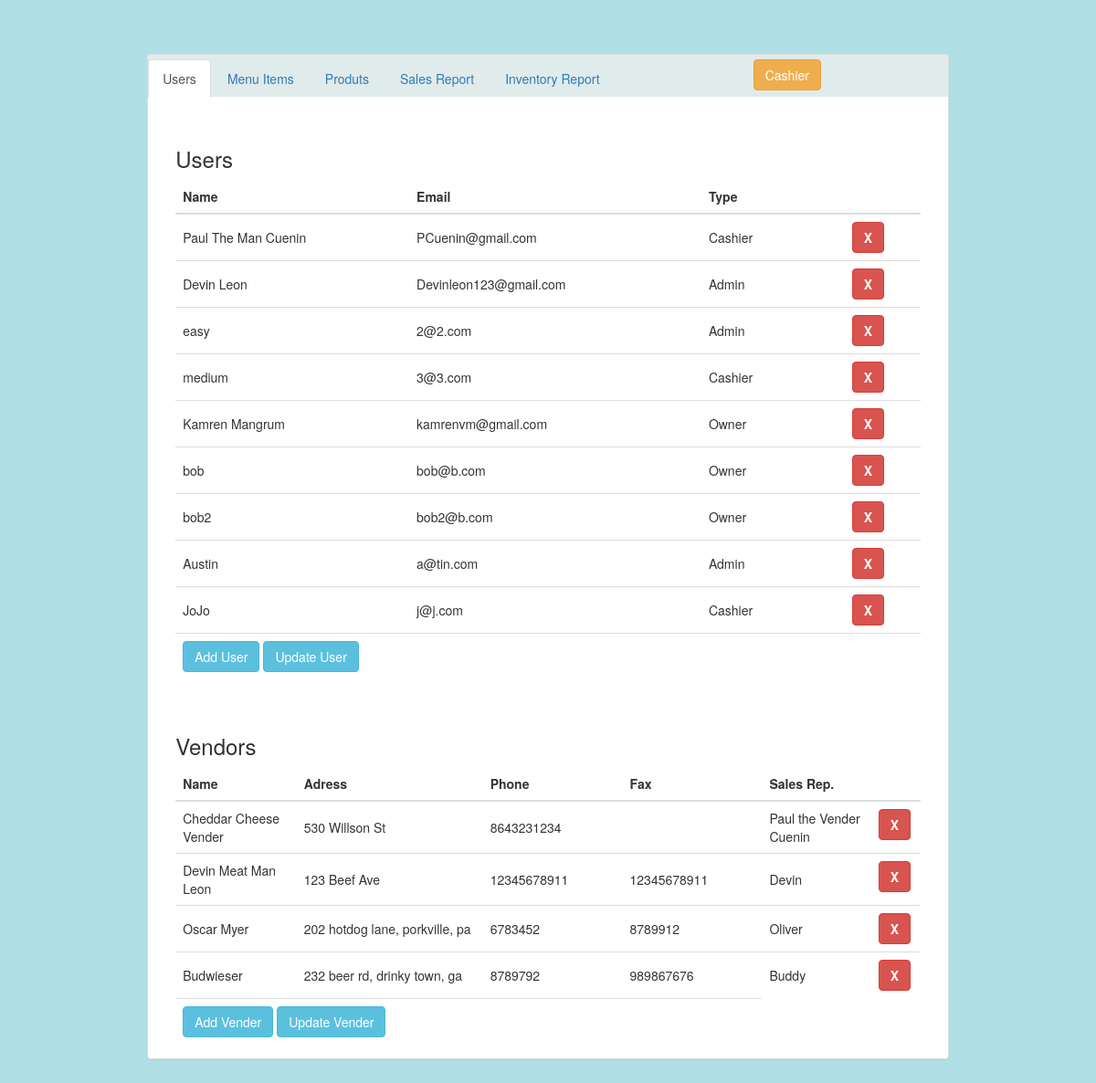
Screenshot of /admin.php (signed in) with the database file from the repository.
### tables this page shows
CREATE TABLE IF NOT EXISTS `users` (
  `name` varchar(30) NOT NULL,
  `userID` int(8) NOT NULL,
  `email` varchar(30) NOT NULL,
  `password` varchar(30) NOT NULL,
  `privilege` enum('Cashier','Admin','Owner') NOT NULL DEFAULT 'Cashier'
);

CREATE TABLE IF NOT EXISTS `vendors` (
  `nameVendor` varchar(30) NOT NULL,
  `venderID` int(8) NOT NULL,
  `address` varchar(144) NOT NULL,
  `phone` varchar(20) NOT NULL,
  `email` varchar(30) NOT NULL,
  `fax` varchar(20) NOT NULL,
  `salesRep` varchar(30) NOT NULL,
  `customerID` varchar(30) NOT NULL
);

### admin.php (the view, shortened to what this page needs)
<!DOCTYPE html>
<html lang="en">
<head>
	<link rel="stylesheet" href="https://maxcdn.bootstrapcdn.com/bootstrap/3.3.7/css/bootstrap.min.css">
</head>
<body style="background-color:powderblue;">
	<div class="container" style="width: 100%">
		<div class="panel panel-default" style="width: 75%; max-width: 1000px; min-width: 750px; margin: auto; margin-top: 5%; margin-bottom: 5%">
			<ul id="mainTabs" class="nav nav-tabs" style="border: none; background-color: #e0ebeb; padding-top: 5px">
				<li class="active"><a data-toggle="tab" href="#users">Users</a></li>
				<li><a data-toggle="tab" href="#menu">Menu Items</a></li>
				<li><a data-toggle="tab" href="#products">Produts</a></li>
				<li><a data-toggle="tab" href="#salesReport">Sales Report</a></li>
				<li><a data-toggle="tab" href="#inventoryReport">Inventory Report</a></li>
				<li><button type="button" onclick="location.href='http://blowfish.store/cashier.php';" class="btn btn-warning btn-md" style="margin-left: 150px">Cashier</button></li>
			</ul>
			<div class="panel-body" style="margin: none">
				<div class="tab-content">
					<div id="users" class="tab-pane fade in active">
						<div class="col-sm-12"><br /></div>
						<div class="col-sm-12">
							<table class="table table-hover" style="margin: auto">
								<thead>
									<h3>Users</h3>
									<tr>
										<th width="160px">Name</th>
										<th width="200px">Email</th>
										<th width="100 px">Type</th>
										<th width="50px"></th>
									</tr>
								</thead>
								<tbody>
								<?php
								$query =  "SELECT * FROM users";
								$result = mysqli_query($conn,$query);
								?>
								<?php
								while($row = mysqli_fetch_array($result)){
									?>
									<tr>
										<td style="vertical-align: middle"><?php echo $row["name"];?></td>
										<td style="vertical-align: middle"><?php echo $row["email"];?></td>
										<td style="vertical-align: middle"><?php echo $row["privilege"];?></td>
										<td style="padding-left: 5px">
											<button type="submit" class="btn btn-danger" id="deleteUserB1" data-toggle="modal" data-target="#deleteUserPop" data-backdrop="static" value="<?php echo $row["userID"];?>"><b> X </b></button>
										</td>
									</tr>
									<?php } ?>
								<tr>
									<td colspan="2" style="background-color: white">
										<button type="submit" class="btn btn-info" id="addUserB" data-toggle="modal" data-target="#addUserPop" data-backdrop="static"> Add User </button>
										<button type="submit" class="btn btn-info" id="updateUserB" data-toggle="modal" data-target="#updateUserPop" data-backdrop="static"> Update User </button>
									</td>
									<td style="background-color: white"></td>
									<td style="background-color: white"></td>
								</tr>
							</tbody>
						</table>
					</div>
					<div class="col-sm-12"><br /></div>
					<div class="col-sm-12"><br /></div>
					<div class="col-sm-12">
						<table class="table table-hover" style="margin: auto">
							<thead>
								<h3>Vendors</h3>
								<tr>
									<th width="130px">Name</th>
									<th width="200px">Adress</th>
									<th width="150 px">Phone</th>
									<th width="150 px">Fax</th>
									<th width="120 px">Sales Rep.</th>
									<th width="50px"></th>
								</tr>
							</thead>
							<tbody>
								<?php
								$query =  "SELECT * FROM vendors";
								$result = mysqli_query($conn,$query);
								?>
								<?php
								while($row = mysqli_fetch_array($result)){
									?>
									<tr>
										<td style="vertical-align: middle"><?php echo $row["nameVendor"];?></td>
										<td style="vertical-align: middle"><?php echo $row["address"];?></td>
										<td style="vertical-align: middle"><?php echo $row["phone"];?></td>
										<td style="vertical-align: middle"><?php echo $row["fax"];?></td>
										<td style="vertical-align: middle"><?php echo $row["salesRep"];?></td>
										<td style="padding-left: 5px">
											<button type="submit" class="btn btn-danger" id="deleteUserB1" data-toggle="modal" data-target="#deleteUserPop" data-backdrop="static" value="<?php echo $row["venderID"];?>"><b> X </b></button>
										</td>
									</tr>
									<?php } ?>
								<tr>
									<td colspan="2" style="background-color: white">
										<button type="submit" class="btn btn-info" id="addVendorB" data-toggle="modal" data-target="#addVendorPop" data-backdrop="static"> Add Vender </button>
										<button type="submit" class="btn btn-info" id="updateVendorB" data-toggle="modal" data-target="#updateVendorPop" data-backdrop="static"> Update Vender </button>
									</td>
									<td style="background-color: white"></td>
									<td style="background-color: white"></td>
								</tr>
							</tbody>
						</table>
					</div>
				</div>
				</div>
			</div>
		</div>
			</div>
		</body>
		</html>

### rows the page displays
users: name "Paul The Man Cuenin", email "PCuenin@gmail.com", privilege "Cashier", $row["userID"] 1 (drawn)
users: name "Devin Leon", email "Devinleon123@gmail.com", privilege "Admin", $row["userID"] 2 (drawn)
users: name "easy", email "2@2.com", privilege "Admin", $row["userID"] 3 (drawn)
users: name "medium", email "3@3.com", privilege "Cashier", $row["userID"] 9 (drawn)
users: name "Kamren Mangrum", email "kamrenvm@gmail.com", privilege "Owner", $row["userID"] 10 (drawn)
users: name "bob", email "bob@b.com", privilege "Owner", $row["userID"] 11 (drawn)
users: name "bob2", email "bob2@b.com", privilege "Owner", $row["userID"] 12 (drawn)
users: name "Austin", email "a@tin.com", privilege "Admin", $row["userID"] 14 (drawn)
users: name "JoJo", email "j@j.com", privilege "Cashier", $row["userID"] 19 (drawn)
vendors: nameVendor "Cheddar Cheese Vender", address "530 Willson St", phone "8643231234", salesRep "Paul the Vender Cuenin", $row["venderID"] 2 (drawn)
vendors: nameVendor "Devin Meat Man Leon", address "123 Beef Ave", phone "12345678911", fax "12345678911", salesRep "Devin", $row["venderID"] 3 (drawn)
vendors: nameVendor "Oscar Myer", address "202 hotdog lane, porkville, pa", phone "6783452", fax "8789912", salesRep "Oliver", $row["venderID"] 5 (drawn)
vendors: nameVendor "Budwieser", address "232 beer rd, drinky town, ga", phone "8789792", fax "989867676", salesRep "Buddy", $row["venderID"] 6 (drawn)
